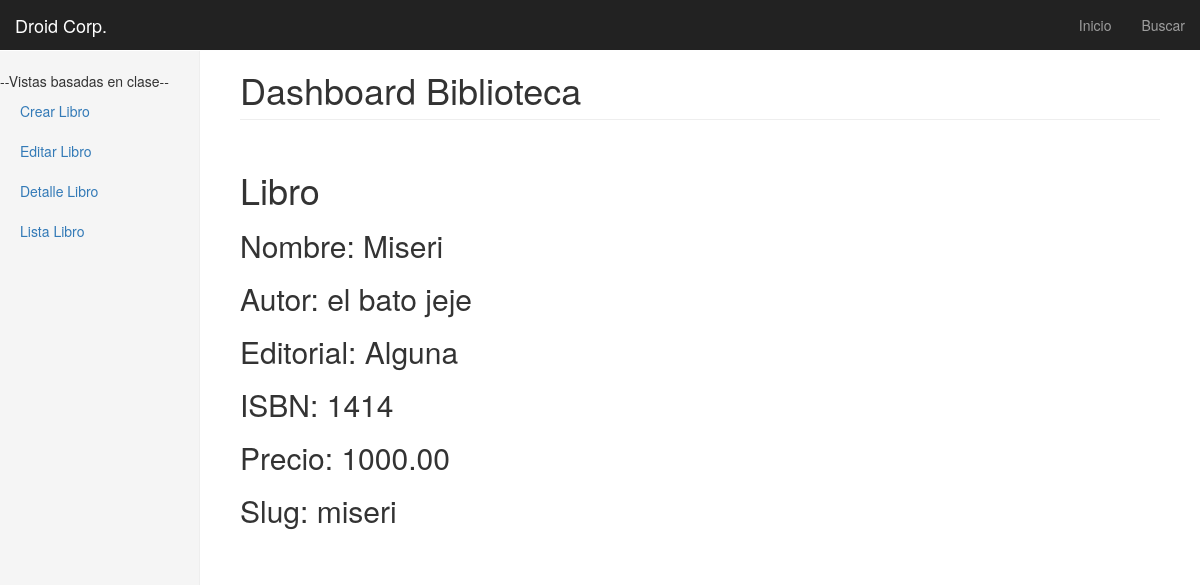
Screenshot of /libros/3/ with the database file from the repository.
### libros/models.py (models this page shows, shortened)
class libromodelo(models.Model):
    nombre = models.CharField(max_length = 40)
    autor = models.CharField(max_length = 40)
    editorial = models.CharField(max_length = 40)
    ISBN = models.CharField(max_length = 40)
    precio = models.DecimalField(max_digits=9999, decimal_places=2)
    slug = models.SlugField(blank=True)
    def __unicode__(self):
        return self.nombre

### libros/views.py (the view)
# urls.py: url(r'^(?P<pk>\d+)/$', LibroDetailView.as_view(), name='detalle_view'),
class LibroDetailView(DetailView,MultiSlug):
    model = libromodelo

### templates/libros/libromodelo_detail.html
{% extends "base.html" %}
{%block content%}
  <h1>Libro</h1>
  <div class="">
    <h2>Nombre: {{libromodelo}}</h2>
    <h2>Autor: {{libromodelo.autor}}</h2>
    <h2>Editorial: {{libromodelo.editorial}}</h2>
    <h2>ISBN: {{libromodelo.ISBN}}</h2>
    <h2>Precio: {{libromodelo.precio}}</h2>
    <h2>Slug: {{libromodelo.slug}}</h2>
  </div>
{%endblock%}

### static/css/dashboard.css (style rules this page uses)
body { padding-top: 50px; }

### rows the page displays
libromodelo: nombre "Miseri", autor "el bato jeje", editorial "Alguna", ISBN "1414", precio "1000.00", slug "miseri"
